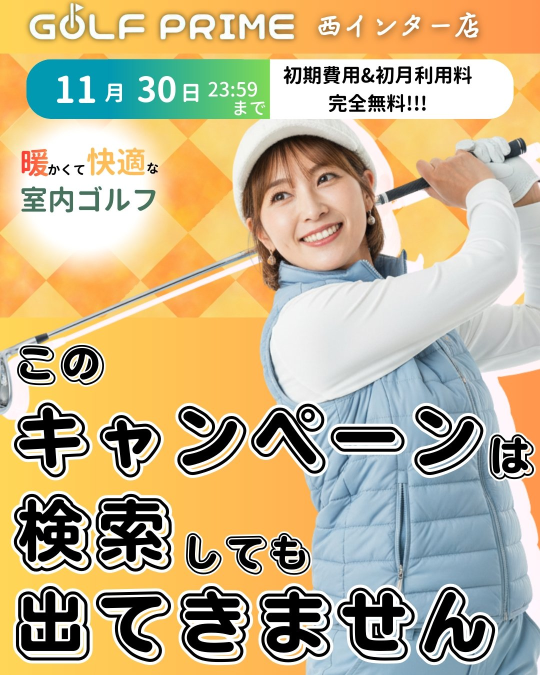
#> input picture banners/2026-11.jpg, 1080 x 1350 px (shown at 1/2 size); its folder holds only this picture in this run
$ python set_banner.py ../banners/2026-11.jpg
#> lines starting #> are read from the running program, lines starting #| are printed output that depends on the picture
# -*- coding: utf-8 -*-
"""
月替わりバナーを「1か所」で差し替えるスクリプト。
LPのヒーロー画像・OG画像（リンクプレビュー）・広告マネージャに入れる画像が、
すべて同じ元画像から作られるようにして、月ごとの食い違いを防ぐ。

使い方（LINEで新しいバナーを受け取ったら）:
  python src/set_banner.py <受け取ったバナー.jpg> --month 2026-11
  node src/build.cjs
  git add -A && git commit -m "lp: 11月バナー" && git push

やること:
  1. banners/<month>.jpg … 広告マネージャにアップロードする画像・LPのOG画像（元画像を圧縮したコピー）
  2. src/assets/out_hero.jpg … LPのヒーロー画像（720x900に縮小）
  3. src/banner.json … いま使っているバナーの月とファイル名。build.cjs がこれを読み、
     今月と違う月のままなら build を止める（差し替え忘れの検知）
"""
import argparse, json, os, re, sys
from datetime import datetime, timedelta, timezone
from PIL import Image

ROOT = os.path.dirname(os.path.dirname(os.path.abspath(__file__)))
JST = timezone(timedelta(hours=9))
HERO_SIZE = (720, 900)

def main():
    ap = argparse.ArgumentParser()
    ap.add_argument('src', help='受け取ったバナー画像（jpg/png）')
    ap.add_argument('--month', default=datetime.now(JST).strftime('%Y-%m'), help='このバナーの月 YYYY-MM（省略時は今月）')
    a = ap.parse_args()
    if not re.fullmatch(r'\d{4}-\d{2}', a.month):
        sys.exit('--month は YYYY-MM の形式で指定してください: ' + a.month)

    im = Image.open(a.src).convert('RGB')
#> im is the input picture: PIL image 1080x1350 RGB; mean R, G, B 193.3, 178, 142.4
    if im.width < 1000 or im.height < 1000:
        sys.exit(f'バナーが小さすぎます {im.size}。LINEは「オリジナル画質」で受け取り直してください')

    og_rel = f'banners/{a.month}.jpg'
    og_path = os.path.join(ROOT, og_rel)
    im.save(og_path, quality=85, optimize=True, progressive=True)

    # ヒーロー画像は 720x900（4:5）。比率が違う場合は中央を切り出す
    tw, th = HERO_SIZE
    scale = max(tw / im.width, th / im.height)
#> scale = 0.667
    rs = im.resize((round(im.width * scale), round(im.height * scale)), Image.LANCZOS)
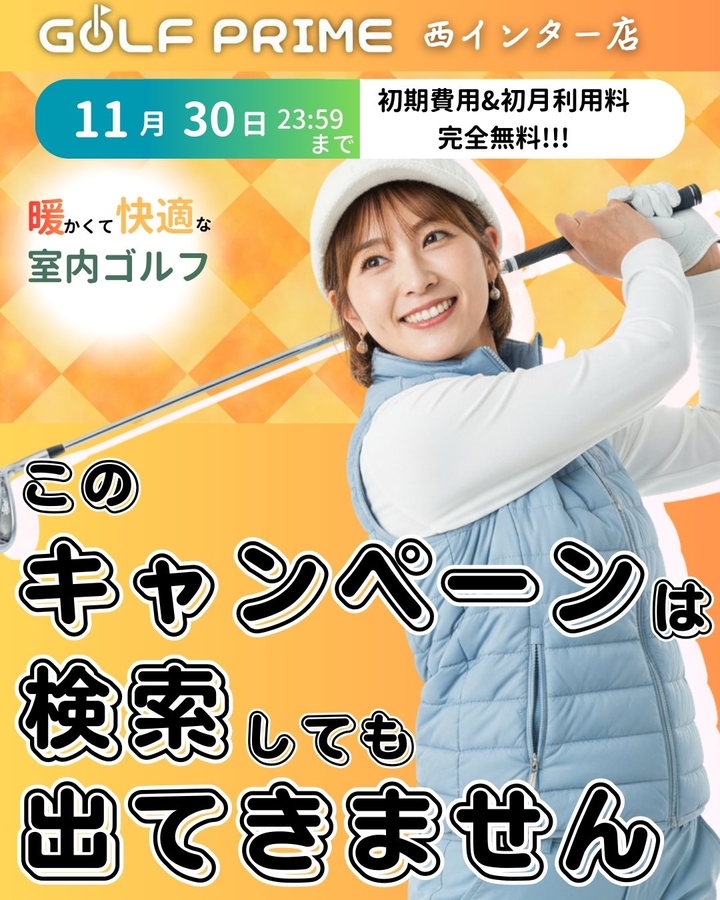
#> rs: PIL image 720x900 RGB; mean R, G, B 193.3, 177.9, 142.4
    left, top = (rs.width - tw) // 2, (rs.height - th) // 2
#> left = 0; top = 0
    hero = rs.crop((left, top, left + tw, top + th))
    hero_path = os.path.join(ROOT, 'src', 'assets', 'out_hero.jpg')
    hero.save(hero_path, quality=88, optimize=True, progressive=True)

    meta = {'month': a.month, 'og_image': og_rel, 'width': im.width, 'height': im.height,
            'source': os.path.basename(a.src), 'set_at': datetime.now(JST).strftime('%Y-%m-%d %H:%M')}
    with open(os.path.join(ROOT, 'src', 'banner.json'), 'w', encoding='utf-8') as f:
        json.dump(meta, f, ensure_ascii=False, indent=2)
        f.write('\n')

    print(f'OK: {og_rel} ({im.width}x{im.height}, {os.path.getsize(og_path)//1024}KB)')
#| OK: banners/2026-12.jpg (1080x1350, 251KB)
    print(f'OK: src/assets/out_hero.jpg ({tw}x{th})')
    print(f'OK: src/banner.json month={a.month}')
    print('次: node src/build.cjs → commit → push。広告マネージャの画像は', og_rel, 'をアップロードする')

if __name__ == '__main__':
    main()

$ run again, on banners/LINE_NOTE_260903_10.jpg
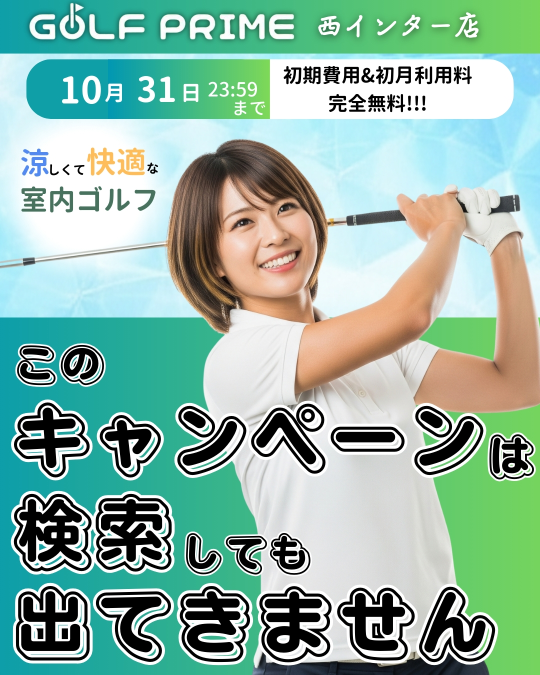
#> input picture banners/LINE_NOTE_260903_10.jpg, 1080 x 1350 px (shown at 1/2 size)
#> in main, im is the input picture: PIL image 1080x1350 RGB; mean R, G, B 144.8, 180.8, 165.3
#> in main, `rs = im.resize((round(im.width * scale), round(im.height * scale)), Im..`:
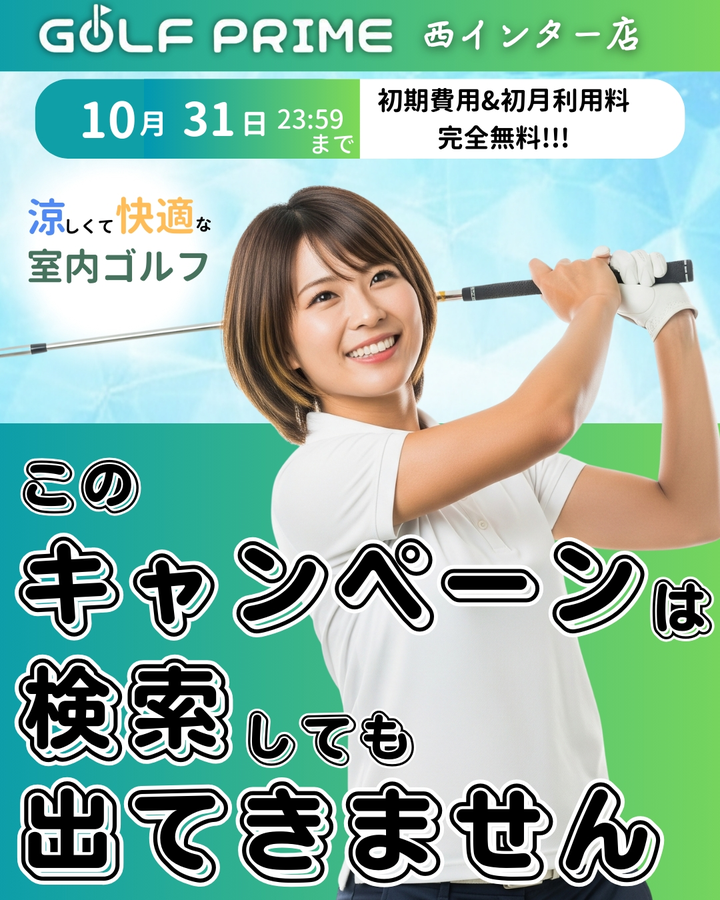
#> rs: PIL image 720x900 RGB; mean R, G, B 144.8, 180.7, 165.2
#| OK: banners/2026-12.jpg (1080x1350, 240KB)
